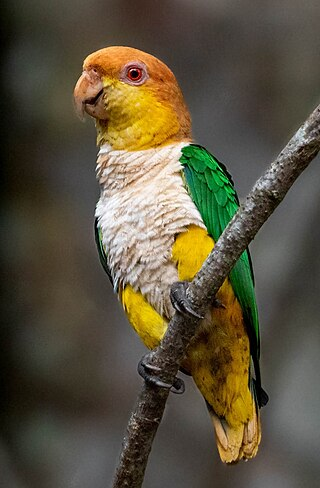
#> input picture Project/Drag&Shine/parrot.jpg, 320 x 488 px
$ python main.py
#> lines starting #> are read from the running program, lines starting #| are printed output that depends on the picture
#> in img_read, img is the input picture: shape (488, 320, 3); mean B, G, R 62.4, 82.5, 90.4
from helper import *
import numpy as np
import cv2

IMAGE_FILENAME = "parrot.jpg"
# IMAGE_FILENAME = "parrot_640.jpg"
# IMAGE_FILENAME = "parrot_800.jpg"

BUTTON_WIDTH = 150
BUTTON_HEIGHT = 50
PADDING_TOP = 60

original_img = None
modified_img = None
canvas_img = None
start_x, start_y = None, None
delta_x, delta_y = 0, 0


# [30 lines left out: function adjust_pixels, not called in this run]


def draw_canvas(image: np.ndarray) -> np.ndarray:
    """
    Create a canvas with extra padding on top, draw a centered Save button,
    and place the given image below the padding.

    Args:
        image (np.ndarray): Input image as a NumPy array (height x width x channels).

    Returns:
        np.ndarray: The resulting canvas image including the padding and Save button.
    """
    h, w, c = image.shape
#> h = 488; w = 320; c = 3
    canvas = np.ones((h + PADDING_TOP, w, c), dtype=np.uint8) * 255

    canvas[PADDING_TOP:, :, :] = image
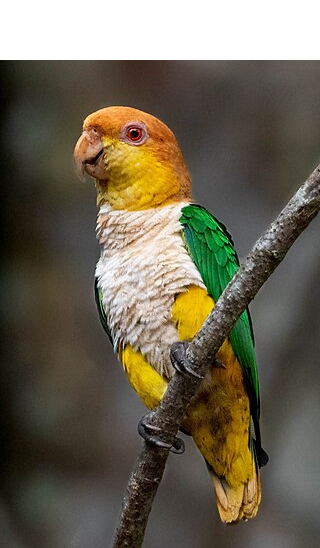
#> canvas: shape (548, 320, 3); mean B, G, R 83.5, 101.4, 108.4

    x_center = w // 2
#> x_center = 160
    button_x1 = x_center - BUTTON_WIDTH // 2
#> button_x1 = 85
    button_y1 = 5
    button_x2 = button_x1 + BUTTON_WIDTH
#> button_x2 = 235
    button_y2 = button_y1 + BUTTON_HEIGHT

    cv2.rectangle(canvas, (button_x1, button_y1), (button_x2, button_y2), (50, 200, 50), -1)

    text = "Save"
    font = cv2.FONT_HERSHEY_SIMPLEX
    font_scale = 1
    thickness = 2

    text_size, _ = cv2.getTextSize(text, font, font_scale, thickness)
    text_width, text_height = text_size

    text_x = button_x1 + (BUTTON_WIDTH - text_width) // 2
#> text_x = 122
    text_y = button_y1 + (BUTTON_HEIGHT + text_height) // 2

    cv2.putText(canvas, text, (text_x, text_y), font, font_scale, (255, 255, 255), thickness)
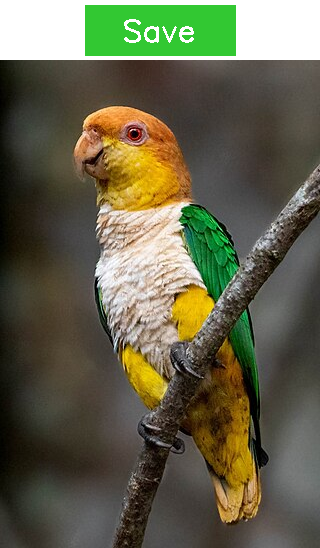
#> canvas: shape (548, 320, 3); mean B, G, R 75.1, 99.1, 100.1

    return canvas


# [58 lines left out: functions on_mouse, is_inside_button, not called in this run]


def img_read(path: str) -> np.ndarray:
    """
    Load an image from the specified file path using OpenCV.

    Args:
        path (str): Path to the image file.

    Returns:
        np.ndarray: Loaded image as a NumPy array.

    Raises:
        SystemExit: If the image cannot be loaded or an unexpected error occurs.
    """
    try:
        img = cv2.imread(path)
        if img is None:
            throw(f"The image at '{path}' could not be loaded.")
        return img
    except Exception as e:
        throw(f"Unexpected Error reading the image: {e}")


# [20 lines left out: function img_save, not called in this run]


if __name__ == "__main__":
    original_img = img_read(IMAGE_FILENAME)
    modified_img = original_img.copy()

    canvas_img = draw_canvas(modified_img)
    cv2.namedWindow('Modified')
    cv2.setMouseCallback("Modified", on_mouse)
    cv2.imshow("Modified", canvas_img)

    while True:
        try:
            key = cv2.waitKey(1) & 0xFF
#> (key Esc is pressed here)
            if key == ord('s'):
                img_save('modified_' + IMAGE_FILENAME)
            elif key == 27:
                break
        except Exception as ex:
            throw(f"Error in the main loop: {ex}")

    cv2.destroyAllWindows()

$ run again, with Project/Drag&Shine/parrot_640.jpg copied over Project/Drag&Shine/parrot.jpg
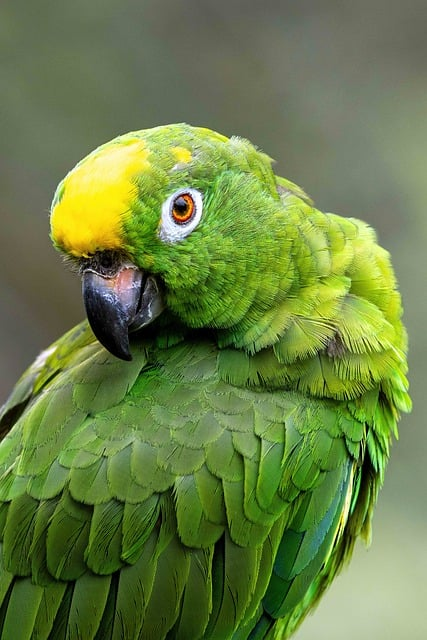
#> input picture Project/Drag&Shine/parrot_640.jpg, 427 x 640 px
#> in img_read, img is the input picture: shape (640, 427, 3); mean B, G, R 70.1, 127.4, 106
#> in draw_canvas, `canvas[PADDING_TOP:, :, :] = image`:
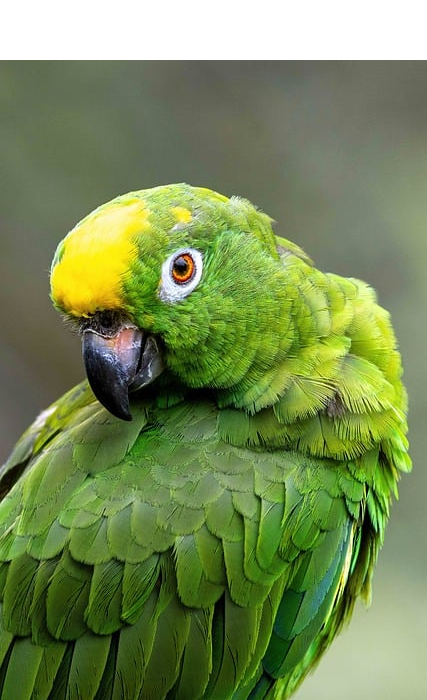
#> canvas: shape (700, 427, 3); mean B, G, R 86, 138.4, 118.7
#> in draw_canvas, `cv2.putText(canvas, text, (text_x, text_y), font, font_scale, (255, 25..`:
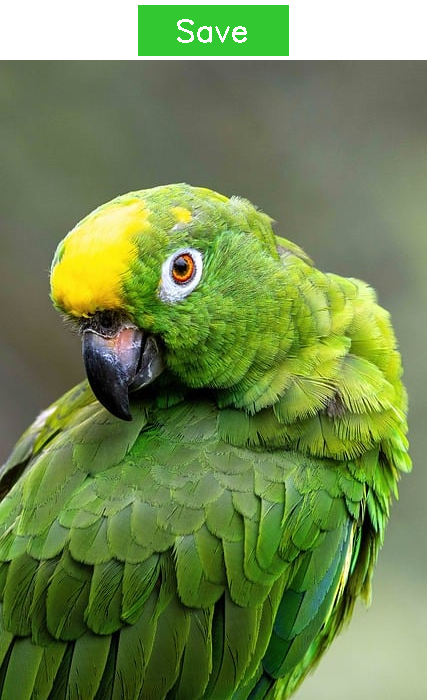
#> canvas: shape (700, 427, 3); mean B, G, R 81.1, 137, 113.8

$ run again, with Project/Drag&Shine/parrot_800.jpg copied over Project/Drag&Shine/parrot.jpg
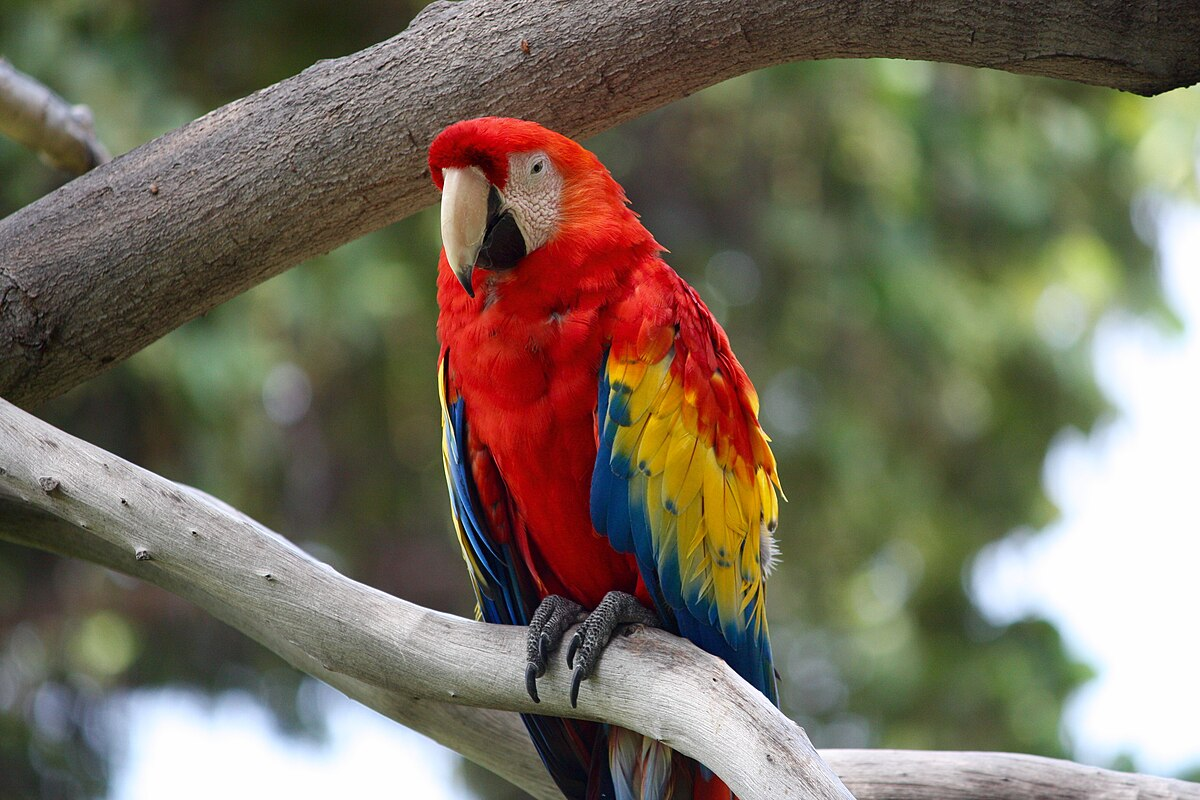
#> input picture Project/Drag&Shine/parrot_800.jpg, 1200 x 800 px
#> in img_read, img is the input picture: shape (800, 1200, 3); mean B, G, R 94.5, 111.5, 119.8
#> in draw_canvas, `canvas[PADDING_TOP:, :, :] = image`:
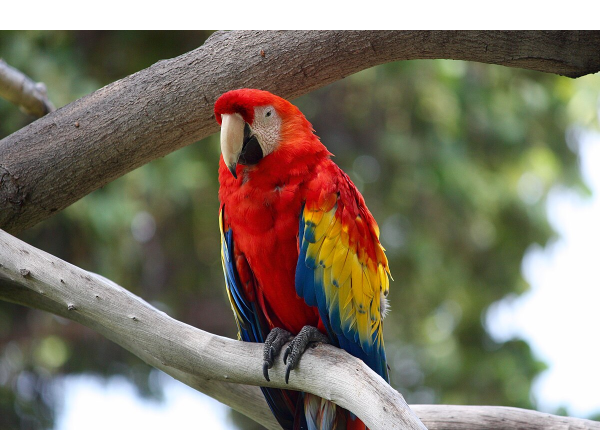
#> canvas: shape (860, 1200, 3) (shown at 1/2 size); mean B, G, R 105.7, 121.6, 129.2
#> in draw_canvas, `cv2.putText(canvas, text, (text_x, text_y), font, font_scale, (255, 25..`:
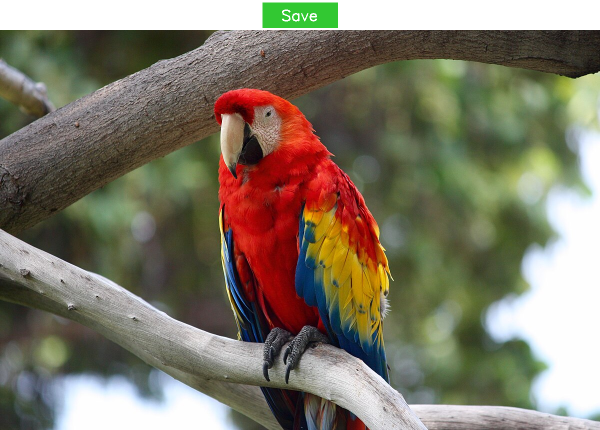
#> canvas: shape (860, 1200, 3) (shown at 1/2 size); mean B, G, R 104.3, 121.2, 127.8
